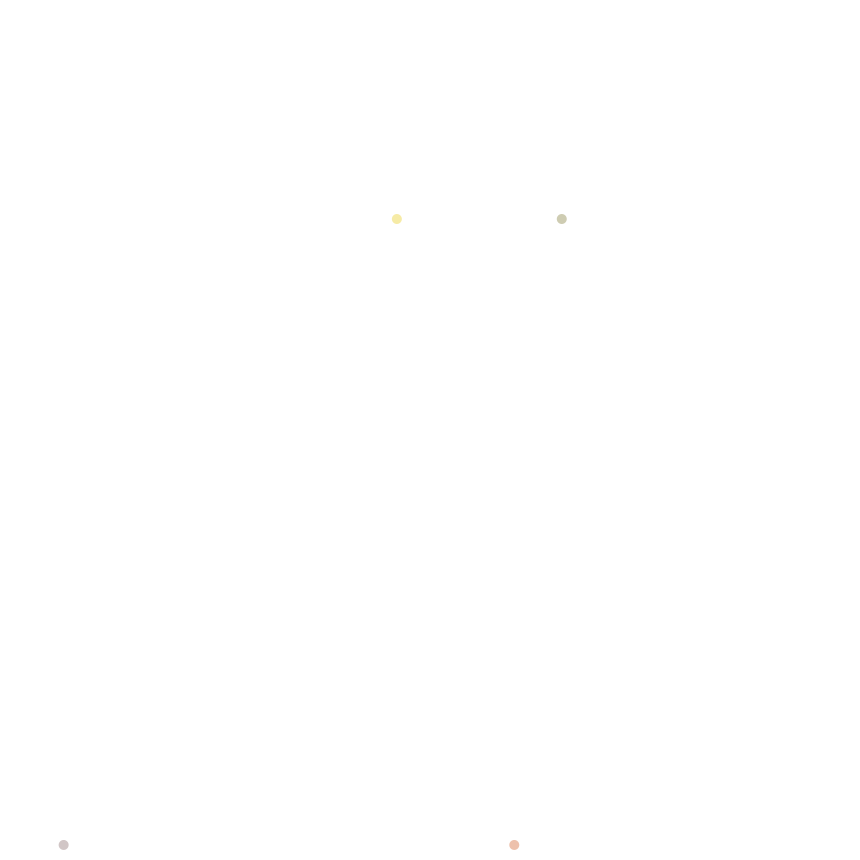
Frame 1 (no input)
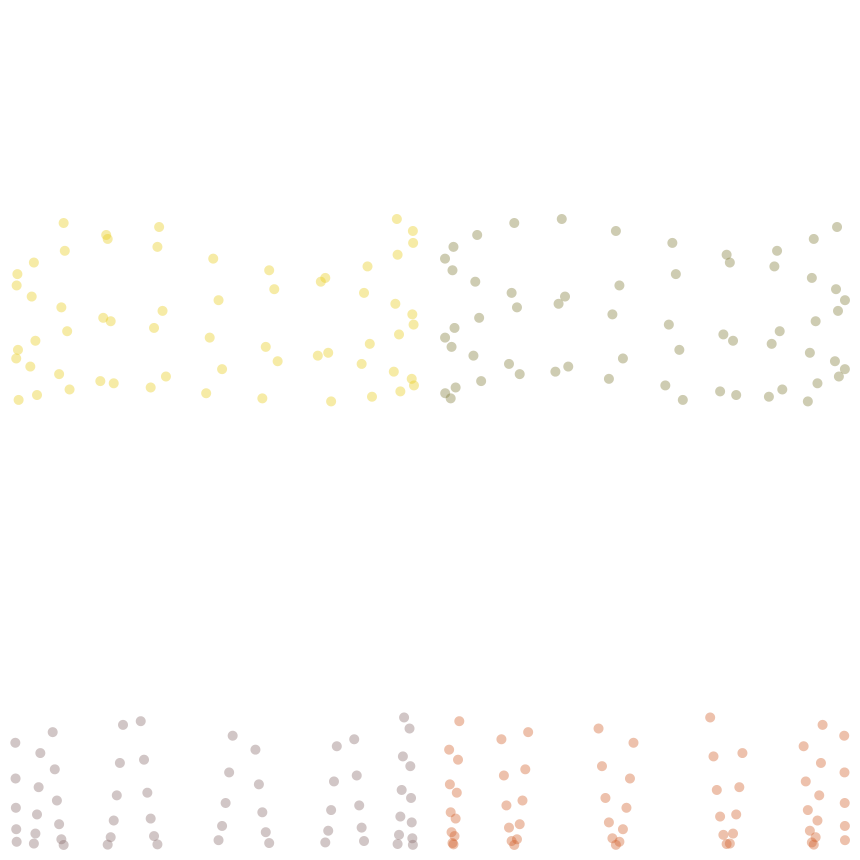
Frame 60 (the mouse pressed at the canvas centre just before this capture)
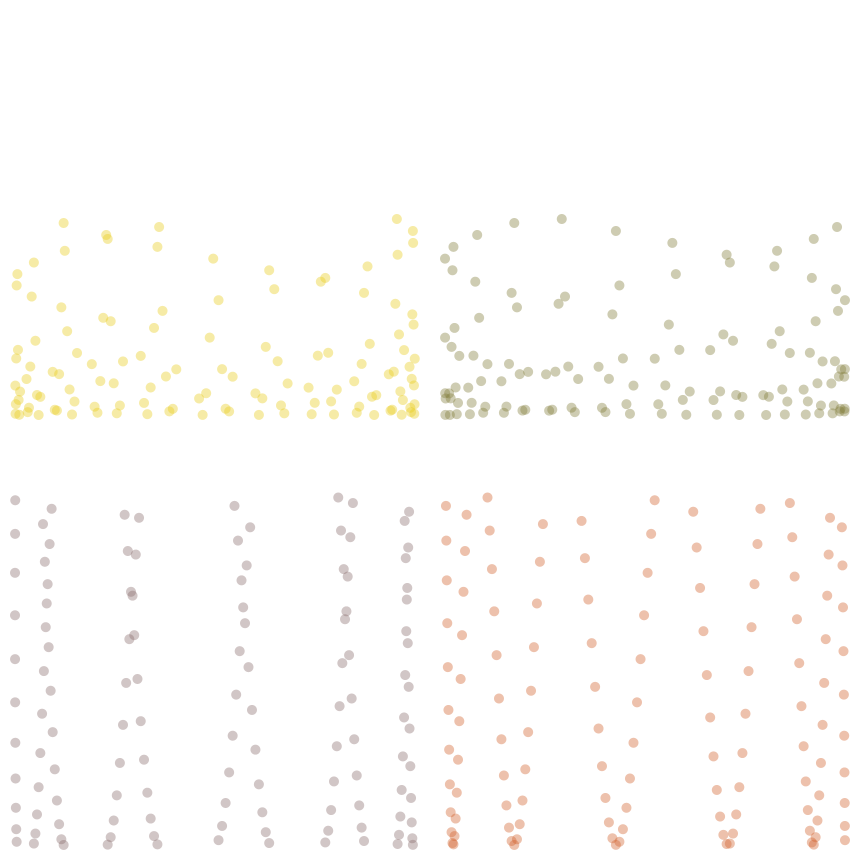
Frame 120 (the mouse held since frame 60 and released just before this capture)

The Processing sketch that drew these frames (run headless with seeded random() and noise(); from frame 60 on, the mouse is pressed at the canvas centre):

// Processing sketch: wave_play
// ── wave_play.pde
float x, y, m, n, c, d, q, r;
float a;

void setup() {
  size(430*2, 430*2);
  background(255);
}

void draw() {
  a+=.02;
  
  pushMatrix();
  translate(width/4, height/4);
  x = sin(a*100)*200;
  y = sin(a*1)*200;
  noStroke();
  //stroke(232, 205, 27);
  fill(232, 205, 27, 100);
  //line(x, y, x+5, y+5);
  ellipse(x, y, 10, 10);
  popMatrix();
  
  pushMatrix();
  translate(3*width/4, height/4);
  c = cos(a*100)*200;
  d = sin(a*1)*200;
  noStroke();
  fill(130, 124, 59, 100);
  ellipse(c, d, 10, 10);
  popMatrix();
  
  pushMatrix();
  translate(width/4, 3*height/4);
  m = sin(a*200)*200;
  n = cos(a*1)*200;
  noStroke();
  fill(138, 109, 109, 100);
  ellipse(m, n, 10, 10);
  popMatrix();
  
  pushMatrix();
  translate(3*width/4 , 3*height/4);
  q = cos(a*200)*200;
  r = cos(a*1)*200;
  fill(209, 98, 43, 100);
  ellipse(q, r, 10, 10);
  popMatrix();
  
  println(millis());
}
